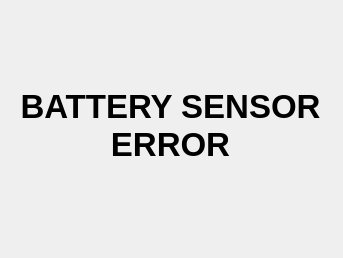
<?xml version="1.0" encoding="UTF-8"?>
<ui version="4.0">
 <class>BatteryError</class>
 <widget class="QDialog" name="BatteryError">
  <property name="geometry">
   <rect>
    <x>0</x>
    <y>0</y>
    <width>343</width>
    <height>258</height>
   </rect>
  </property>
  <property name="minimumSize">
   <size>
    <width>343</width>
    <height>258</height>
   </size>
  </property>
  <property name="maximumSize">
   <size>
    <width>343</width>
    <height>258</height>
   </size>
  </property>
  <property name="windowTitle">
   <string>Battery Error</string>
  </property>
  <property name="styleSheet">
   <string notr="true">
</string>
  </property>
  <widget class="QLabel" name="label">
   <property name="geometry">
    <rect>
     <x>0</x>
     <y>0</y>
     <width>341</width>
     <height>251</height>
    </rect>
   </property>
   <property name="font">
    <font>
     <pointsize>25</pointsize>
     <bold>true</bold>
    </font>
   </property>
   <property name="styleSheet">
    <string notr="true">
</string>
   </property>
   <property name="text">
    <string>BATTERY SENSOR ERROR</string>
   </property>
   <property name="alignment">
    <set>Qt::AlignmentFlag::AlignCenter</set>
   </property>
   <property name="wordWrap">
    <bool>true</bool>
   </property>
  </widget>
 </widget>
 <resources/>
 <connections/>
</ui>
